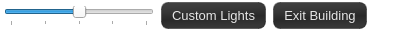
<?xml version="1.0" encoding="UTF-8"?>
<ui version="4.0">
 <class>Toolbar</class>
 <widget class="QWidget" name="Toolbar">
  <property name="geometry">
   <rect>
    <x>0</x>
    <y>0</y>
    <width>403</width>
    <height>32</height>
   </rect>
  </property>
  <property name="sizePolicy">
   <sizepolicy hsizetype="Preferred" vsizetype="Fixed">
    <horstretch>0</horstretch>
    <verstretch>0</verstretch>
   </sizepolicy>
  </property>
  <property name="minimumSize">
   <size>
    <width>0</width>
    <height>32</height>
   </size>
  </property>
  <property name="maximumSize">
   <size>
    <width>16777215</width>
    <height>32</height>
   </size>
  </property>
  <property name="windowTitle">
   <string>Toolbar</string>
  </property>
  <property name="styleSheet">
   <string notr="true">QWidget#Toolbar {
	background-color: transparent;
}

QWidget#content_widget {
	background-color: rgba(34,34,34,191);
}

QWidget#corner_widget {
	background-color: transparent;
	background-image: url('./data/ui/images/menus/corner_piece_top.png');
	background-position: top right;
	background-repeat: no-repeat;
}

QPushButton#button_exit, #button_lights {
	color: rgba(255,255,255,225);
	font: Arial;
	font-size: 10pt;
	min-height: 25px;
	padding-left: 10px;
	padding-right: 10px;
	background-color: qlineargradient(spread:pad, x1:0, y1:0, x2:0.164, y2:1, stop:0 rgba(66, 66, 66, 255), stop:0.352273 rgba(55, 55, 55, 255), stop:0.642045 rgba(41, 41, 41, 255), stop:1 rgba(55, 55, 55, 255));
	border: 1px solid rgba(0,0,0,100);
	border-radius: 7px;
}

QPushButton::hover#button_exit, ::hover#button_lights {
	color: white;
	background-color: qlineargradient(spread:pad, x1:0.0170455, y1:0, x2:0.597, y2:1, stop:0 rgba(91, 91, 91, 255), stop:0.352273 rgba(55, 55, 55, 255), stop:0.642045 rgba(41, 41, 41, 255), stop:1 rgba(55, 55, 55, 255));
}

QPushButton::pressed#button_exit, ::pressed#button_lights {
	background-color: qlineargradient(spread:pad, x1:0, y1:0, x2:0.164, y2:1, stop:0 rgba(66, 66, 66, 255), stop:0.352273 rgba(55, 55, 55, 255), stop:0.642045 rgba(41, 41, 41, 255), stop:1 rgba(55, 55, 55, 255));
	border: 1px solid rgba(255,255,255,20);
}</string>
  </property>
  <layout class="QHBoxLayout" name="horizontalLayout">
   <property name="spacing">
    <number>0</number>
   </property>
   <property name="margin">
    <number>0</number>
   </property>
   <item>
    <spacer name="horizontalSpacer">
     <property name="orientation">
      <enum>Qt::Horizontal</enum>
     </property>
     <property name="sizeHint" stdset="0">
      <size>
       <width>40</width>
       <height>20</height>
      </size>
     </property>
    </spacer>
   </item>
   <item>
    <layout class="QHBoxLayout" name="horizontalLayout_2">
     <property name="spacing">
      <number>7</number>
     </property>
     <property name="leftMargin">
      <number>0</number>
     </property>
     <property name="rightMargin">
      <number>2</number>
     </property>
     <item>
      <widget class="QSlider" name="slider_lights">
       <property name="minimumSize">
        <size>
         <width>150</width>
         <height>0</height>
        </size>
       </property>
       <property name="maximumSize">
        <size>
         <width>150</width>
         <height>16777215</height>
        </size>
       </property>
       <property name="styleSheet">
        <string notr="true"/>
       </property>
       <property name="minimum">
        <number>0</number>
       </property>
       <property name="maximum">
        <number>100</number>
       </property>
       <property name="value">
        <number>50</number>
       </property>
       <property name="tracking">
        <bool>true</bool>
       </property>
       <property name="orientation">
        <enum>Qt::Horizontal</enum>
       </property>
       <property name="tickPosition">
        <enum>QSlider::TicksBelow</enum>
       </property>
       <property name="tickInterval">
        <number>25</number>
       </property>
      </widget>
     </item>
     <item>
      <widget class="QPushButton" name="button_lights">
       <property name="text">
        <string>Custom Lights</string>
       </property>
      </widget>
     </item>
     <item>
      <widget class="QPushButton" name="button_exit">
       <property name="text">
        <string>Exit Building</string>
       </property>
      </widget>
     </item>
    </layout>
   </item>
   <item>
    <widget class="QWidget" name="corner_widget" native="true">
     <property name="minimumSize">
      <size>
       <width>34</width>
       <height>0</height>
      </size>
     </property>
     <property name="maximumSize">
      <size>
       <width>34</width>
       <height>16777215</height>
      </size>
     </property>
    </widget>
   </item>
   <item>
    <widget class="QWidget" name="content_widget" native="true"/>
   </item>
  </layout>
 </widget>
 <resources/>
 <connections/>
</ui>
